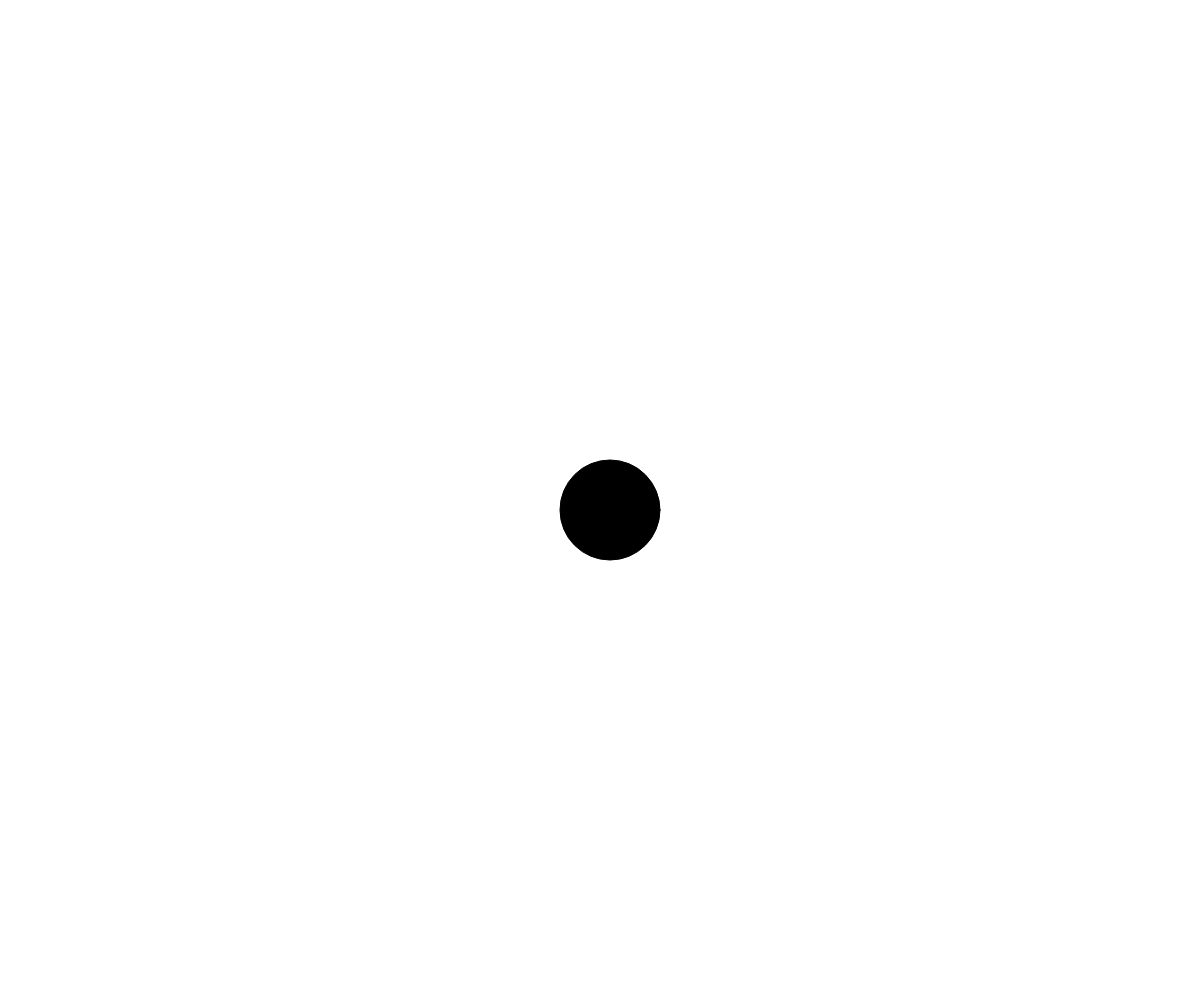
Frame 1 (no input)
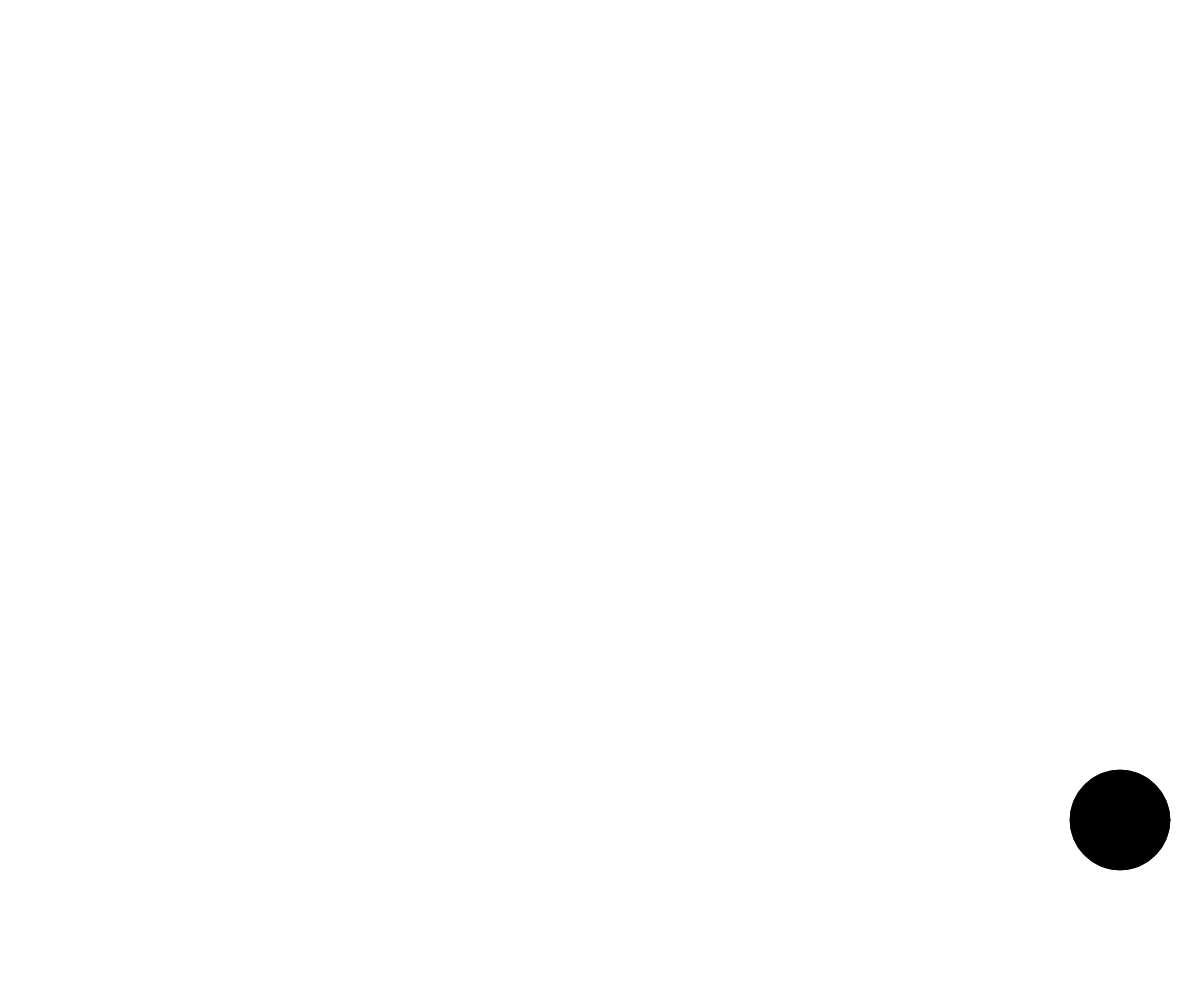
Frame 60 (no input)
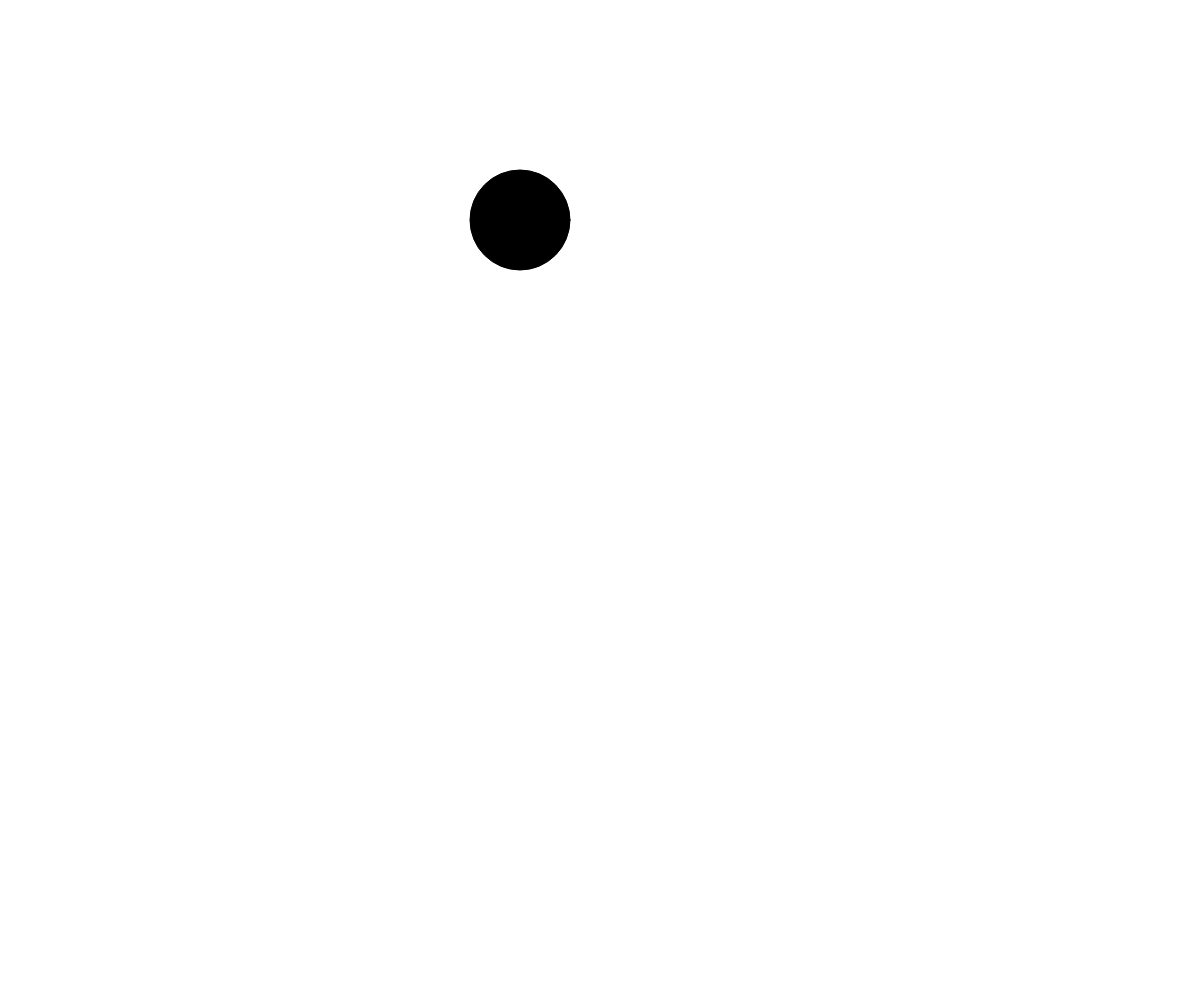
Frame 120 (the mouse pressed at the canvas centre since frame 60)

The p5.js sketch that drew these frames (run headless with seeded random() and noise() and a simulated clock; from frame 60 on, the mouse is pressed at the canvas centre):

// p5.js sketch
// ── sketch.js
// Image Demo
// Abar
// Date
//
// Extra for Experts:
// - describe what you did to take this project "above and beyond"

let x;
let y;
let radius = 100;
let dx = 10;
let dy = 10;
let mode = 1;

function setup() {
  createCanvas(windowWidth, windowHeight);
  background(255);

  x = width/2;
  y = height/2;
}

function draw() {
  background(255);
  fill(0);

  x += dx;
  y += dy;

  if (mode === 1) {
    if (x > width - radius/2 || x < 0 + radius/2) {
      dx *= -1;
    }
    if (y > height - radius/2 || y < 0 + radius/2) {
      dy *= -1;
    }

    circle(x, y, radius);
  }
  else if (mode === 2) {
    if (x > width || x < 0) {
      dx *= -1;
    }
    if (y > height || y < 0) {
      dy *= -1;
    }

    rectangle(x, y, radius, radius);
  }
}

function windowResized() {
  setup();
}
